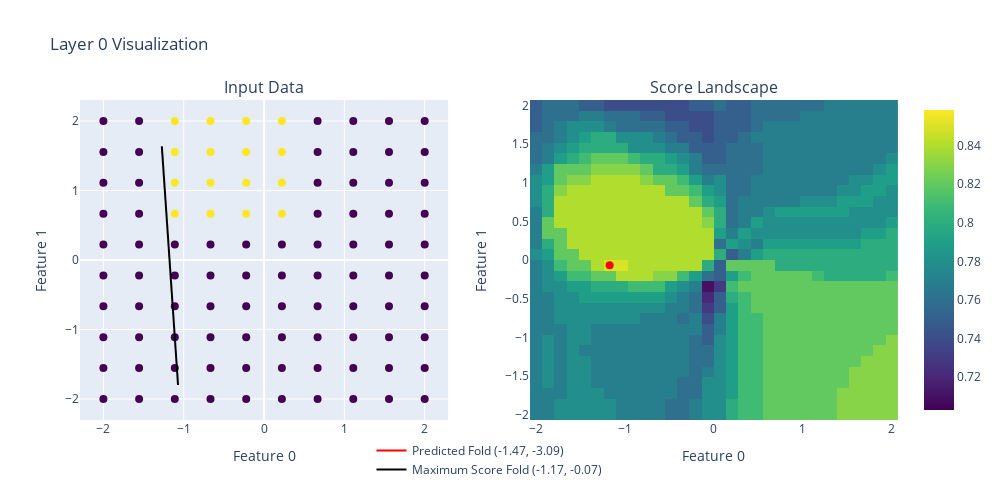
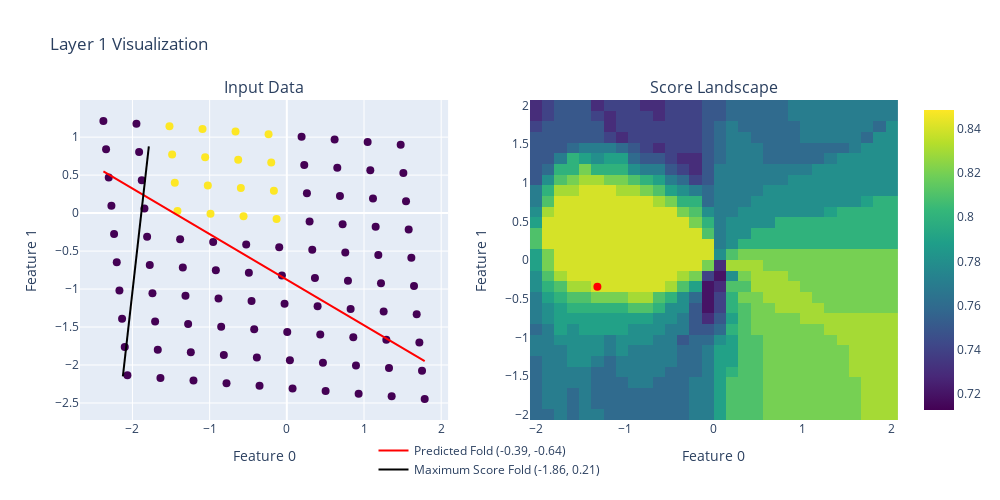
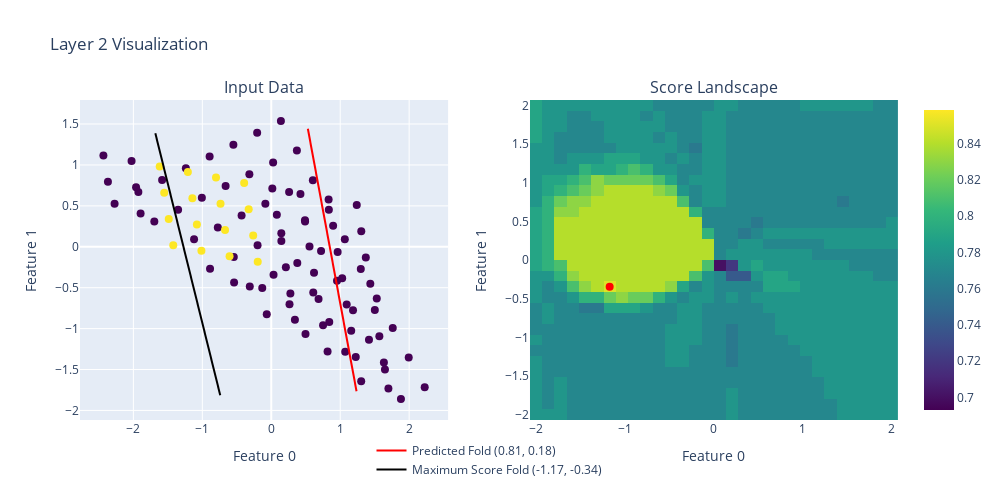
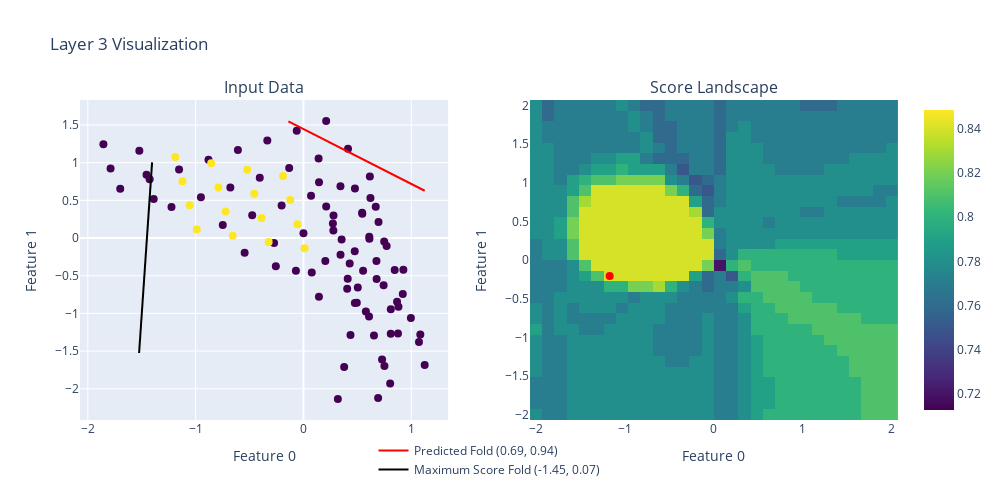

The code cell stored with these charts, in order, in its notebook:
### Code cell
max_score, best_folds = test.iscore_landscape(score_layers=None, create_plot=True, density=30, verbose=1, learning=False)
